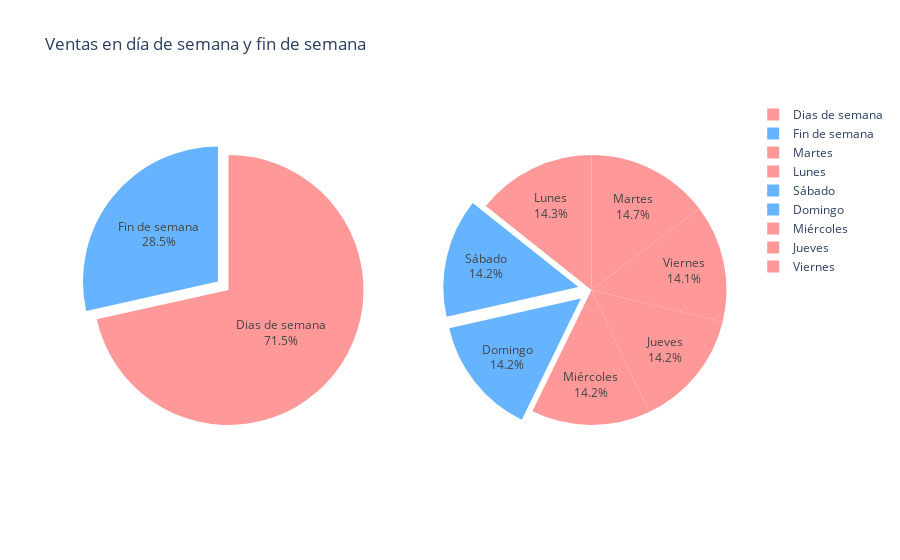

The cell this chart's notebook holds for it:
### Markdown cell above
¿Se observa alguna diferencia significativa en las ventas entre los días laborables y
los fines de semana?

### Code cell
total_dias_semana = 0
total_dias_finsemana = 0

for i, dia in enumerate(dias_semana):
    if dia != 'Sábado' and dia != 'Domingo':
        total_dias_semana += total_pordia_pormes[i]
    else:
        total_dias_finsemana  += total_pordia_pormes[i]

fig = make_subplots(
    rows=1, cols=2,
    specs=[[{"type": "pie"}, {"type": "pie"}],
           ],
)

fig.add_trace(
    go.Pie(
        labels=['Dias de semana', 'Fin de semana'],
        values=[total_dias_semana,total_dias_finsemana],
        textinfo='label+percent', #etiquetas dentro del gráfico
        pull=[0, 0.1],  # Separa el segundo segmento
        marker=dict(colors=['#ff9999', '#66b3ff']),  #Colores
    
), row = 1, col=1)

fig.add_trace(
    go.Pie(
        labels= dias_semana,
        values= total_pordia_pormes,
        textinfo='label+percent', #etiquetas dentro del gráfico
        pull=[0, 0, 0, 0, 0, 0.1, 0.1],  # Separa el segundo segmento
        marker=dict(colors=['#ff9999','#ff9999','#ff9999','#ff9999','#ff9999', '#66b3ff', '#66b3ff']),  #Colores
    
), row = 1, col=2)

# Configurar los ejes y los títulos del gráfico
fig.update_layout(
    title="Ventas en día de semana y fin de semana",  # Título del gráfico
)

# Mostrar el gráfico
fig.show()

### Figure 1 — Plotly figure (JSON) as saved in the notebook; plotly's stock layout.template omitted (floating-point values rounded to 4 significant figures)
{"data": [{"domain": {"x": [0, 0.45], "y": [0, 1]}, "labels": ["Dias de semana", "Fin de semana"], "marker": {"colors": ["#ff9999", "#66b3ff"]}, "pull": [0, 0.1], "textinfo": "label+percent", "type": "pie", "values": [149334, 59482]}, {"domain": {"x": [0.55, 1], "y": [0, 1]}, "labels": ["Lunes", "Martes", "Miércoles", "Jueves", "Viernes", "Sábado", "Domingo"], "marker": {"colors": ["#ff9999", "#ff9999", "#ff9999", "#ff9999", "#ff9999", "#66b3ff", "#66b3ff"]}, "pull": [0, 0, 0, 0, 0, 0.1, 0.1], "textinfo": "label+percent", "type": "pie", "values": [29859, 30702, 29729, 29644, 29400, 29750, 29732]}], "layout": {"title": {"text": "Ventas en día de semana y fin de semana"}}}
